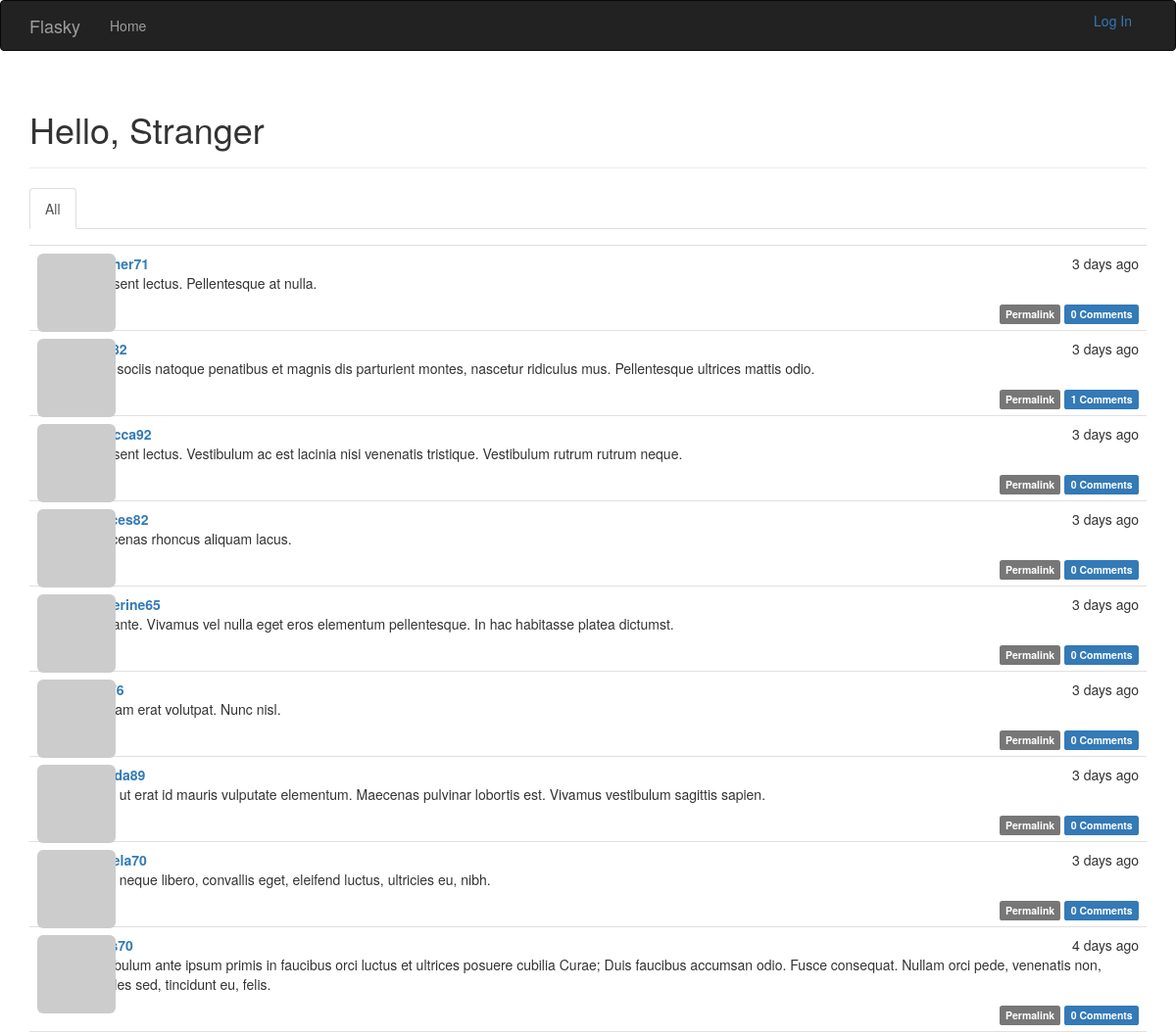
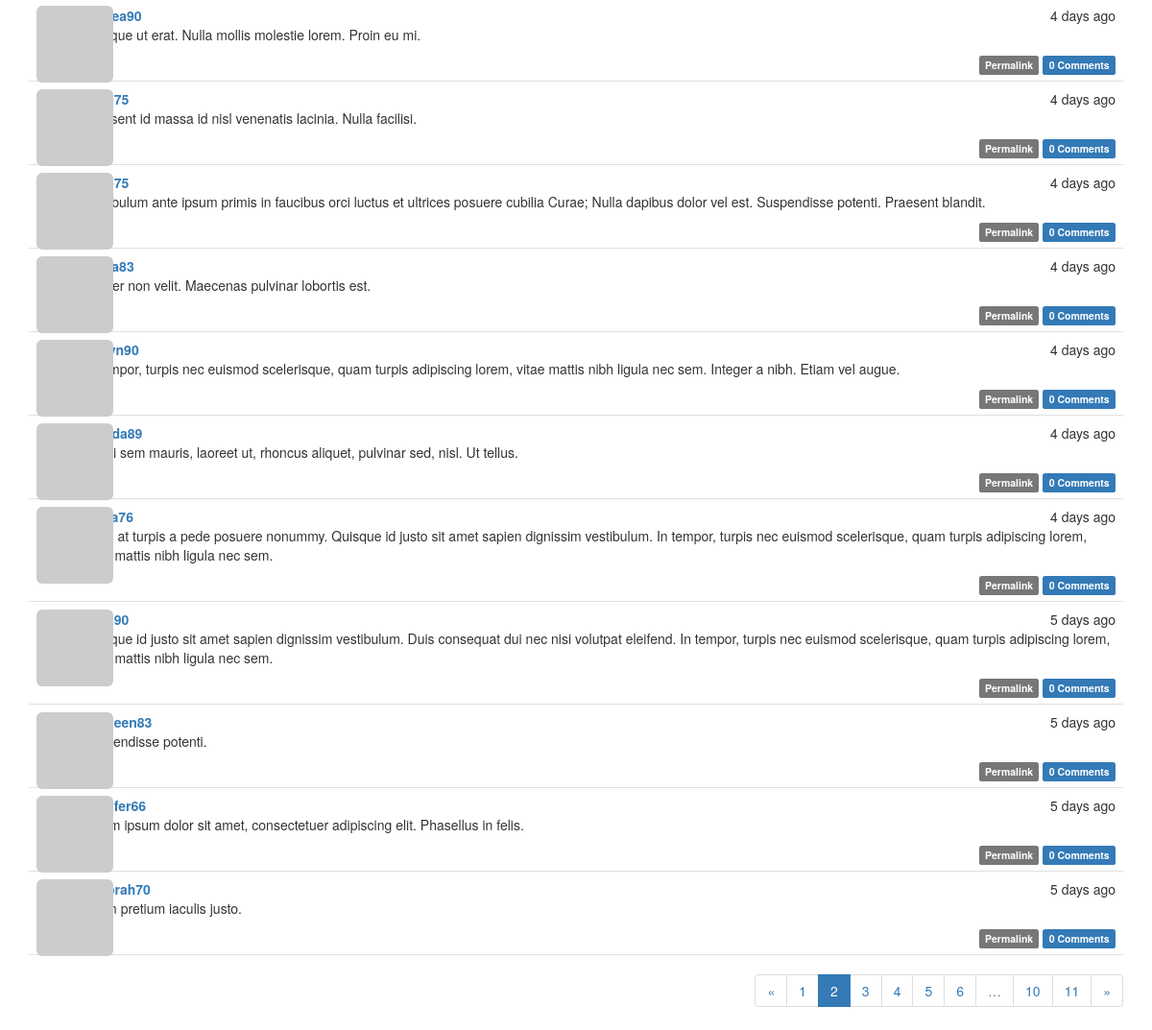
Screenshot of /?page=2 with the database file from the repository (2 pictures, top to bottom).
### app/models.py (models this page shows, shortened)
class Post(db.Model):
    __tablename__ = "posts"
    id = db.Column(db.Integer, primary_key=True)
    body = db.Column(db.Text)
    body_html = db.Column(db.Text)
    timestamp = db.Column(db.DateTime, index=True, default=datetime.utcnow)
    author_id = db.Column(db.Integer, db.ForeignKey("users.id"))
    comments = db.relationship('Comment', backref='post', lazy='dynamic')

class User(UserMixin, db.Model):
    __tablename__ = 'users'
    id = db.Column(db.Integer, primary_key=True)
    email = db.Column(db.String(64), unique=True, index=True)
    username = db.Column(db.String(64), unique=True, index=True)
    role_id = db.Column(db.Integer, db.ForeignKey('roles.id'))
    password_hash = db.Column(db.String(128))
    confirmed = db.Column(db.Boolean, default=False)
    name = db.Column(db.String(64))
    location = db.Column(db.String(64))
    about_me = db.Column(db.Text())
    member_since = db.Column(db.DateTime(), default=datetime.utcnow)
    last_seen = db.Column(db.DateTime(), default=datetime.utcnow)
    avatar_hash = db.Column(db.String(32))
    posts = db.relationship("Post", backref="author", lazy="dynamic")
    followed = db.relationship("Follow", foreign_keys=[Follow.follower_id],
                               backref=db.backref('follower', lazy='joined'), lazy='dynamic',
                               cascade='all, delete-orphan')
    followers = db.relationship("Follow", foreign_keys=[Follow.followed_id],
                                backref=db.backref('followed', lazy='joined'), lazy='dynamic',
                                cascade='all, delete-orphan')
    comments = db.relationship('Comment', backref='author', lazy='dynamic')
    @property
    def password(self):
        raise AttributeError("password is not a readable attribute")
    def gravatar(self, size=100, default="identicon", rating="g"):
        if request.is_secure:
            url = "http://secure.gravatar.com/avatar"
        else:
            url = 'http://www.gravatar.com/avatar'
        hash = self.avatar_hash or hashlib.md5(self.email.encode("utf-8")).hexdigest()
        return '{url}/{hash}?s={size}&d={default}&r={rating}'.format(
            url=url, hash=hash, size=size, default=default, rating=rating)

### app/main/views.py (the view)
@main.route("/", methods=["GET", "POST"])
def index():
    form = PostForm()
    if current_user.can(Permission.WRITE_ARTICLES) and \
            form.validate_on_submit():
        post = Post(body=form.body.data, author=current_user._get_current_object())
        db.session.add(post)
        return redirect(url_for(".index"))
    page = request.args.get("page", 1, type=int)
    show_followed = False
    if current_user.is_authenticated:
        show_followed = bool(request.cookies.get('show_followed', ''))
    if show_followed:
        query = current_user.followed_posts
    else:
        query = Post.query
    pagination = query.order_by(Post.timestamp.desc()).paginate(
        page, per_page=current_app.config["FLASKY_POSTS_PER_PAGE"],
        error_out=False)
    posts = pagination.items
    return render_template("index.html", form=form, posts=posts,
                           show_followed=show_followed, pagination=pagination)

### app/auth/views.py (called while the page is built)
@auth.before_app_request
def before_request():
    if current_user.is_authenticated:
        current_user.ping()
        if not current_user.confirmed \
                and request.endpoint[:5] != "auth.":
            return redirect(url_for("auth.unconfirmed"))

### app/main/__init__.py (called while the page is built)
@main.app_context_processor
def inject_permissions():
    return dict(Permission=Permission)

### app/models.py (called while the page is built)
    def can(self, permissions):
        return False

    def is_administrator(self):
        return False

### app/templates/index.html (shortened to what this page needs)
{% extends "base.html" %}
{% import "bootstrap/wtf.html" as wtf %}
{% import "_macros.html" as macros %}
{% block page_content %}
    <div class="page-header">
        <h1>Hello,
            {% if current_user.is_authenticated %}
                {{ current_user.username }}
            {% else %}
                Stranger
            {% endif %}
        </h1>
    </div>
    <div class="post-tabs">
        <ul class="nav nav-tabs">
            <li{% if not show_followed %} class="active"{% endif %}><a href="{{ url_for('.show_all') }}">All</a></li>
        </ul>
    </div>
    {% include "_posts.html" %}
    {% if pagination %}
        <div class="pagination">
            {{ macros.pagination_widget(pagination, ".index") }}
        </div>
    {% endif %}
{% endblock %}

### app/templates/_posts.html (shortened to what this page needs)
<ul class="posts">
    {% for post in posts %}
        <li class="post">
            <div class="post-thumbnail">
                <a href="{{ url_for(".user", username=post.author.username) }}">
                    <img class="img-rounded profile-thumbnail"
                         src="{{ post.author.gravatar(size=40) }}">
                </a>
            </div>
            <div class="post-content">
                <div class="post-date">
                    {{ moment(post.timestamp).fromNow() }}
                </div>
                <div class="post-author">
                    <a href="{{ url_for('.user', username=post.author.username) }}">
                        {{ post.author.username }}
                    </a>
                </div>
                <div class="post-body">
                    {% if post.body_html %}
                        {{ post.body_html | safe }}
                    {% else %}
                        {{ post.body }}
                    {% endif %}
                </div>
                <div class="post-footer">
                    <a href="{{ url_for('.post', id=post.id) }}">
                        <span class="label label-default">Permalink</span>
                    </a>
                    <a href="{{ url_for('.post', id=post.id) }}#comments">
                        <span class="label label-primary">{{ post.comments.count() }} Comments</span>
                    </a>
                </div>
            </div>
        </li>
    {% endfor %}
</ul>

### app/static/css/styles.css (style rules this page uses)
.profile-thumbnail { position: absolute; }
div.post-tabs { margin-top: 16px; }
ul.posts { list-style-type: none; padding: 0px; margin: 16px 0px 0px 0px; border-top: 1px solid #e0e0e0; }
ul.posts li.post { padding: 8px; border-bottom: 1px solid #e0e0e0; }
div.post-date { float: right; }
div.post-author { font-weight: bold; }
div.post-thumbnail { position: absolute; }
div.post-content { margin-left: 48px; min-height: 48px; }
div.post-footer { text-align: right; }
div.pagination { width: 100%; text-align: right; padding: 0px; margin : 0px; }

### rows the page displays
Post: timestamp "3 days ago", author.username "heather71", body_html "Praesent lectus. Pellentesque at nulla.", comments.count "0"
Post: timestamp "3 days ago", body_html "Cum sociis natoque penatibus et magnis dis parturient montes, nascetur ridiculus mus. Pellentesque ultrices mattis odio.", comments.count "1"
Post: timestamp "3 days ago", author.username "rebecca92", body_html "Praesent lectus. Vestibulum ac est lacinia nisi venenatis tristique. Vestibulum rutrum rutrum neque.", comments.count "0"
Post: timestamp "3 days ago", author.username "frances82", body_html "Maecenas rhoncus aliquam lacus.", comments.count "0"
Post: timestamp "3 days ago", author.username "katherine65", body_html "Sed ante. Vivamus vel nulla eget eros elementum pellentesque. In hac habitasse platea dictumst.", comments.count "0"
Post: timestamp "3 days ago", body_html "Aliquam erat volutpat. Nunc nisl.", comments.count "0"
Post: timestamp "3 days ago", body_html "Nulla ut erat id mauris vulputate elementum. Maecenas pulvinar lobortis est. Vivamus vestibulum sagittis sapien.", comments.count "0"
Post: timestamp "3 days ago", body_html "Nulla neque libero, convallis eget, eleifend luctus, ultricies eu, nibh.", comments.count "0"
Post: timestamp "4 days ago", body_html "Vestibulum ante ipsum primis in faucibus orci luctus et ultrices posuere cubilia Curae; Duis faucibus accumsan odio. Fusce consequat. Nullam orci pede, venenatis non, sodales sed, tincidunt eu, felis.", comments.count "0"
Post: timestamp "4 days ago", body_html "Quisque ut erat. Nulla mollis molestie lorem. Proin eu mi.", comments.count "0"
Post: timestamp "4 days ago", body_html "Praesent id massa id nisl venenatis lacinia. Nulla facilisi.", comments.count "0"
Post: timestamp "4 days ago", body_html "Vestibulum ante ipsum primis in faucibus orci luctus et ultrices posuere cubilia Curae; Nulla dapibus dolor vel est. Suspendisse potenti. Praesent blandit.", comments.count "0"
Post: timestamp "4 days ago", body_html "Integer non velit. Maecenas pulvinar lobortis est.", comments.count "0"
Post: timestamp "4 days ago", body_html "In tempor, turpis nec euismod scelerisque, quam turpis adipiscing lorem, vitae mattis nibh ligula nec sem. Integer a nibh. Etiam vel augue.", comments.count "0"
Post: timestamp "4 days ago", body_html "Morbi sem mauris, laoreet ut, rhoncus aliquet, pulvinar sed, nisl. Ut tellus.", comments.count "0"
Post: timestamp "4 days ago", body_html "Proin at turpis a pede posuere nonummy. Quisque id justo sit amet sapien dignissim vestibulum. In tempor, turpis nec euismod scelerisque, quam turpis adipiscing lorem, vitae mattis nibh ligula nec sem.", comments.count "0"
Post: timestamp "5 days ago", body_html "Quisque id justo sit amet sapien dignissim vestibulum. Duis consequat dui nec nisi volutpat eleifend. In tempor, turpis nec euismod scelerisque, quam turpis adipiscing lorem, vitae mattis nibh ligula nec sem.", comments.count "0"
Post: timestamp "5 days ago", author.username "kathleen83", body_html "Suspendisse potenti.", comments.count "0"
Post: timestamp "5 days ago", author.username "jennifer66", body_html "Lorem ipsum dolor sit amet, consectetuer adipiscing elit. Phasellus in felis.", comments.count "0"
Post: timestamp "5 days ago", author.username "deborah70", body_html "Etiam pretium iaculis justo.", comments.count "0"

### other values shown
{{ p }} "1" "3" "4" "5" "6" "10" "11"
{{ p }} "2"
